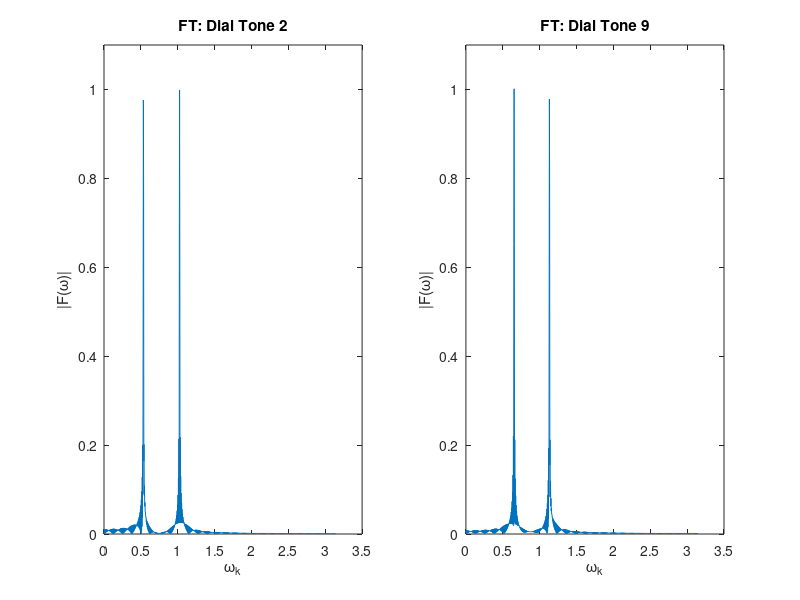

This chart was generated by the following MATLAB code: (Note: this script raises an error after producing the figure.)
L = 1000;
n = 0:1:L-1;
r1 = sin(0.6535.*n); r2 = sin(0.5906.*n); r3 = sin(0.5346.*n);
r4 = sin(0.7217.*n); 
c1 = sin(0.9273.*n); c2 = sin(1.0247.*n); c3 = sin(1.1328.*n);
d0 = r4 + c2; d1 = r3 + c1; d2 = r3 + c2; d3 = r3 + c3; d4 = r2 + c1;
d5 = r2 + c2; d6 = r2 + c3; d7 = r1 + c1; d8 = r1 + c2; d9 = r1 + c3;

N = 2048;
k = 0:2047;
omega = 2*pi.*k./N;

d2_ft1 = fft(d2,N);
d9_ft1 = fft(d9,N);

subplot(1,2,1)
plot(omega(1:N/2),abs(d2_ft1(1:N/2))*2/L)
ylim([0 1.1])
title('FT: Dial Tone 2'); ylabel('|F(\omega)|'); xlabel('\omega_k')
subplot(1,2,2)
plot(omega(1:N/2),abs(d9_ft1(1:N/2))*2/L)
ylim([0 1.1])
title('FT: Dial Tone 9'); ylabel('|F(\omega)|'); xlabel('\omega_k');

space = zeros(1,1000);
phone = [d8 space d7 space d7 space d5 space d2 space d2 space d5];
sound(phone)

touch = open('touch.mat');
x1_digits = separate_digits(touch.x1,100,1000,7);
x2_digits = separate_digits(touch.x2,100,1000,7);
x1_ft = compute_ft(x1_digits,2048);
x2_ft = compute_ft(x2_digits,2048);

d = 7;
figure
plot(omega-pi,abs(x2_ft(:,d)))
xlim([-pi,pi]); xticks([-3:0.1:3])
title(['FT: Digit ',num2str(d)]); ylabel('|F(\omega)|');xlabel('\omega_k');

display('x1 and x2 using ttdecode')
x1_phone = ttdecode(x1_ft)
x2_phone = ttdecode(x2_ft)

hardx1_digits_ft = separate2ft_digits(touch.hardx1, 2048);
hardx2_digits_ft = separate2ft_digits(touch.hardx2, 2048);
hardx1_phone = ttdecode(hardx1_digits_ft)
hardx2_phone = ttdecode(hardx2_digits_ft)